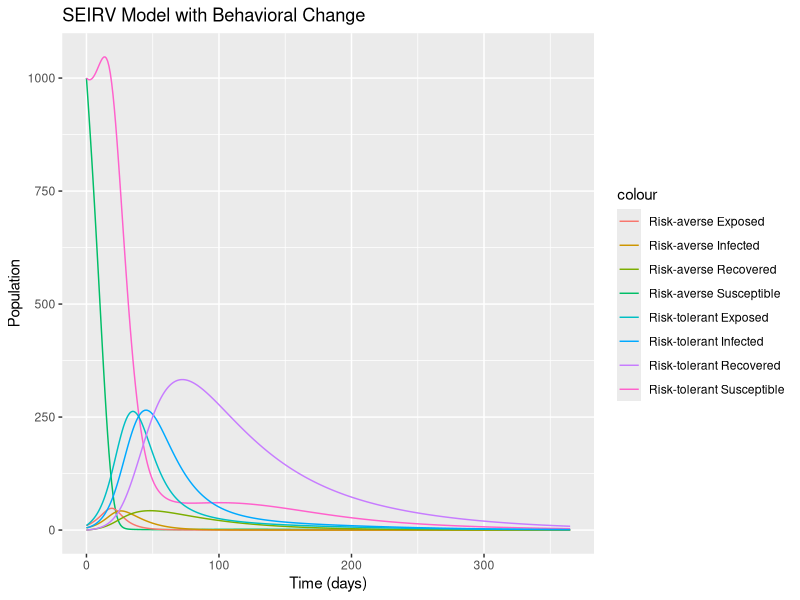
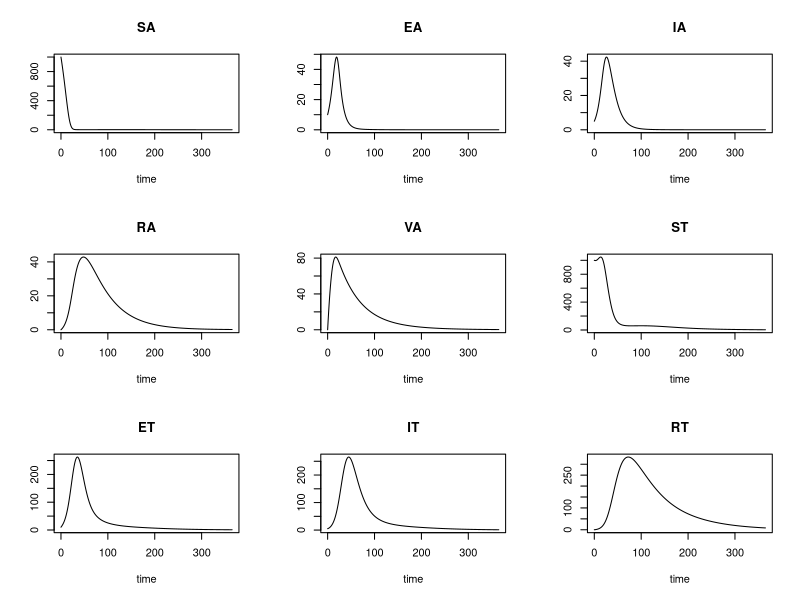
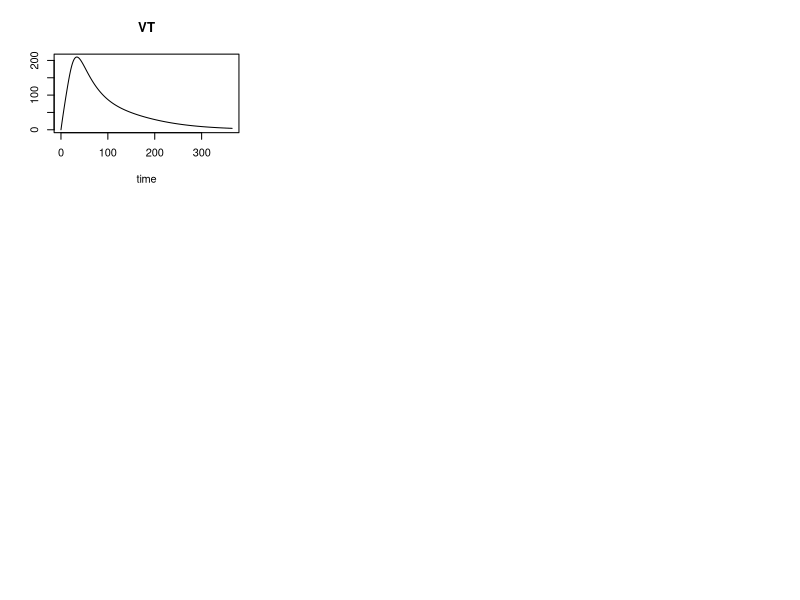

The R script that drew these images, in order:
# Load necessary library
library(deSolve)
library(ggplot2)

# Define the SEIRV model with behavioral change
SEIRV_model <- function(t, state, parameters) {
  with(as.list(c(state, parameters)), {
    
    # Total populations for risk-averse (SA + EA + IA + RA + VA) and risk-tolerant (ST + ET + IT + RT + VT)
    N_A <- SA + EA + IA + RA + VA
    N_T <- ST + ET + IT + RT + VT
    
    # Total infected individuals
    total_infected <- IA + IT
    
    # Adjust beta_AA based on the total infections (IA + IT)
    beta_AA_adj <- beta_AA / (1 + c * total_infected)
    
    # Proportion of population shifting to risk-tolerant (stopping wearing masks) based on infection levels
    shifting_rate <- k * total_infected
    
    # Rate of change for risk-averse group
    dSA <- b * (SA + EA + IA + RA) - beta_AA_adj * SA * IA / N_A - mu * SA - tau * SA - shifting_rate * SA
    dEA <- beta_AA_adj * SA * IA / N_A - gamma * EA - mu * EA
    dIA <- gamma * EA - delta * IA - epsilon * IA - mu * IA
    dRA <- delta * IA - mu * RA
    dVA <- tau * SA - mu * VA
    
    # Rate of change for risk-tolerant group
    dST <- b * (ST + ET + IT + RT) - beta_TA * ST * IA / N_T - beta_TT * ST * IT / N_T - mu * ST - tau * ST + shifting_rate * SA
    dET <- beta_TA * ST * IA / N_T + beta_TT * ST * IT / N_T - gamma * ET - mu * ET
    dIT <- gamma * ET - delta * IT - epsilon * IT - mu * IT
    dRT <- delta * IT - mu * RT
    dVT <- tau * ST - mu * VT
    
    # Return the rate of change
    list(c(dSA, dEA, dIA, dRA, dVA, dST, dET, dIT, dRT, dVT))
  })
}

# Parameters
parameters <- c(
  b = 0.01,      # Birth rate
  beta_AA = 0.5, # Transmission rate within risk-averse
  beta_TA = 0.3, # Transmission rate from risk-tolerant to risk-averse
  beta_TT = 0.4, # Transmission rate within risk-tolerant
  gamma = 0.1,   # Incubation rate
  delta = 0.05,  # Recovery rate
  epsilon = 0.01, # Disease-induced death rate
  mu = 0.02,     # Natural death rate
  tau = 0.01,    # Vaccination rate
  c = 0.001,     # Behavioral change parameter for beta_AA
  k = 0.002     # Rate at which people stop wearing masks as infections decrease
)

# Initial state
initial_state <- c(
  SA = 1000, EA = 10, IA = 5, RA = 0, VA = 0, 
  ST = 1000, ET = 10, IT = 5, RT = 0, VT = 0
)

# Time vector
times <- seq(0, 365, by = 1)  # Simulate for 1 year

# Solve the system of differential equations
output <- ode(y = initial_state, times = times, func = SEIRV_model, parms = parameters)

# Convert output to data frame for easier plotting
output_df <- as.data.frame(output)

# Plot the results
# Plot total infected over time for both groups
ggplot(output_df, aes(x = time)) +
  geom_line(aes(y = SA, color = "Risk-averse Susceptible")) +
  geom_line(aes(y = EA, color = "Risk-averse Exposed")) +
  geom_line(aes(y = IA, color = "Risk-averse Infected")) +
  geom_line(aes(y = RA, color = "Risk-averse Recovered")) +
  geom_line(aes(y = ST, color = "Risk-tolerant Susceptible")) +
  geom_line(aes(y = ET, color = "Risk-tolerant Exposed")) +
  geom_line(aes(y = IT, color = "Risk-tolerant Infected")) +
  geom_line(aes(y = RT, color = "Risk-tolerant Recovered")) +
  labs(title = "SEIRV Model with Behavioral Change", x = "Time (days)", y = "Population") 
theme_minimal()

plot(output,times)
